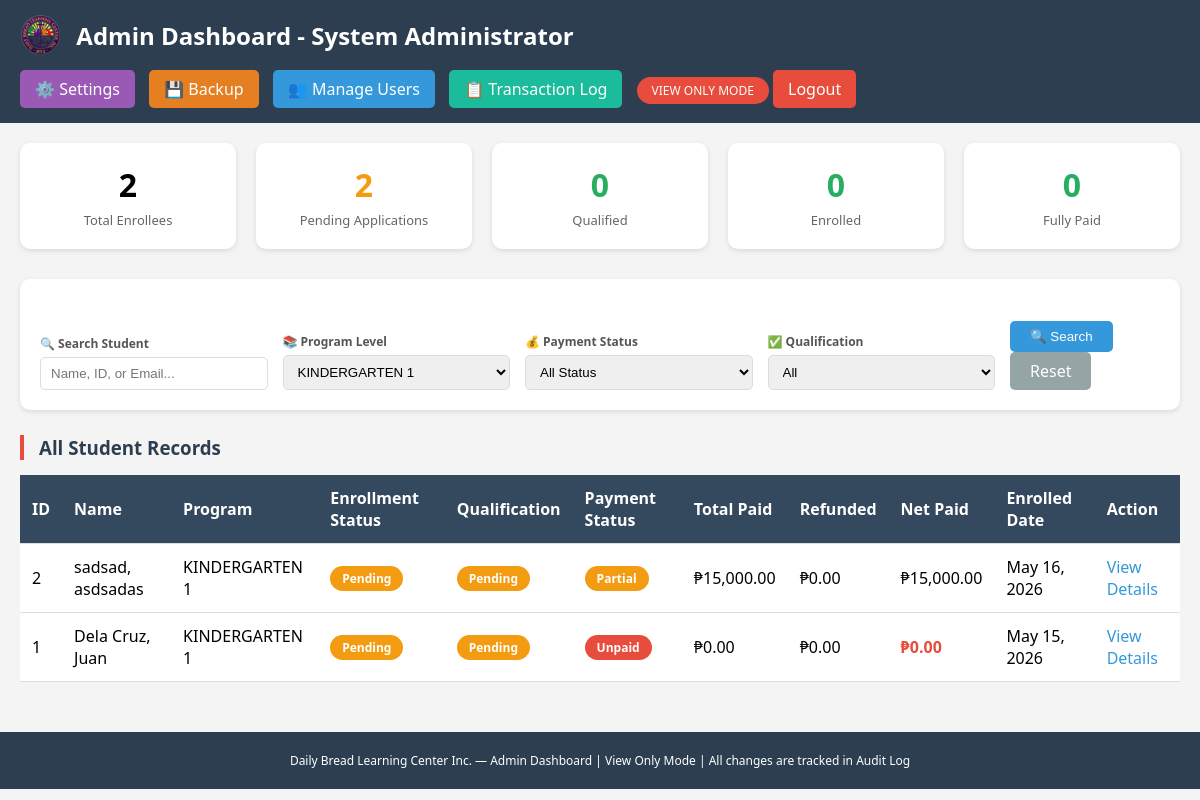
The page /admin_dashboard.php?program_filter=KINDERGARTEN 1 (signed in) on the database its author committed.
### tables this page shows
CREATE TABLE `enrollees` (
  `enrollee_id` int(11) NOT NULL AUTO_INCREMENT,
  `student_type` varchar(20) NOT NULL,
  `program_level` varchar(20) NOT NULL,
  `payment_plan` varchar(50) NOT NULL,
  `payment_amount` decimal(10,2) NOT NULL,
  `last_name` varchar(50) NOT NULL,
  `first_name` varchar(50) NOT NULL,
  `middle_name` varchar(50) DEFAULT NULL,
  `nickname` varchar(50) DEFAULT NULL,
  `birth_date` date NOT NULL,
  `place_of_birth` varchar(100) DEFAULT NULL,
  `address` varchar(255) NOT NULL,
  `email` varchar(100) DEFAULT NULL,
  `password_hash` varchar(255) DEFAULT NULL,
  `created_at` timestamp NOT NULL DEFAULT current_timestamp(),
  `qualification_status` varchar(20) DEFAULT 'Pending',
  `payment_status` varchar(50) DEFAULT 'Unpaid',
  `requirements_status` varchar(20) DEFAULT 'Pending',
  `requirements_notes` text DEFAULT NULL,
  `birth_cert_received` tinyint(4) DEFAULT 0,
  `id_picture_received` tinyint(4) DEFAULT 0,
  `report_card_received` tinyint(4) DEFAULT 0,
  `immunization_record_received` tinyint(4) DEFAULT 0,
  `medical_cert_received` tinyint(4) DEFAULT 0,
  `proof_certification_received` tinyint(4) DEFAULT 0,
  `enrollment_status` varchar(20) DEFAULT 'Pending',
  `enrollment_status_date` date DEFAULT NULL,
  `enrollment_status_reason` text DEFAULT NULL,
  `is_archived` tinyint(4) DEFAULT 0,
  `archived_date` date DEFAULT NULL,
  `archive_reason` varchar(100) DEFAULT NULL,
  PRIMARY KEY (`enrollee_id`)
);

### admin_dashboard.php (the view, shortened to what this page needs)
<?php
require_once 'db_connection.php';
$search = isset($_GET['search']) ? $_GET['search'] : '';
$program_filter = isset($_GET['program_filter']) ? $_GET['program_filter'] : '';
$sql = "SELECT e.*,
        COALESCE(SUM(CASE WHEN pt.payment_type = 'Payment' THEN pt.payment_amount ELSE 0 END), 0) as total_paid,
        COALESCE(SUM(CASE WHEN pt.payment_type = 'Refund' THEN pt.refund_amount ELSE 0 END), 0) as total_refunded
        FROM enrollees e
        LEFT JOIN payment_transactions pt ON e.enrollee_id = pt.enrollee_id
        WHERE 1=1";
if(!empty($program_filter)) {
    $sql .= " AND e.program_level = '$program_filter'";
}
$sql .= " GROUP BY e.enrollee_id ORDER BY e.enrollee_id DESC";
$stmt = $pdo->query($sql);
$enrollees = $stmt->fetchAll(PDO::FETCH_ASSOC);
$total = $pdo->query("SELECT COUNT(*) FROM enrollees WHERE is_archived = 0 OR is_archived IS NULL")->fetchColumn();
$pending_applications = $pdo->query("SELECT COUNT(*) FROM enrollees WHERE enrollment_status = 'Pending'")->fetchColumn();
$qualified = $pdo->query("SELECT COUNT(*) FROM enrollees WHERE qualification_status = 'Qualified'")->fetchColumn();
$enrolled = $pdo->query("SELECT COUNT(*) FROM enrollees WHERE enrollment_status = 'Enrolled'")->fetchColumn();
$fully_paid = $pdo->query("SELECT COUNT(*) FROM enrollees WHERE payment_status = 'Fully Paid'")->fetchColumn();
?>
<!DOCTYPE html>
<html lang="en">
<head>
</head>
<body>
<div class="header">
    <div class="header-left">
        <img src="images/logo.png" alt="Logo">
        <h2>Admin Dashboard - <?php echo $_SESSION['full_name']; ?></h2>
    </div>
    <div>
        <a href="system_settings.php" style="background: #9b59b6; color: white; padding: 8px 15px; text-decoration: none; border-radius: 5px; margin-right: 10px; display: inline-block;">⚙️ Settings</a>
        <a href="backup_restore.php" style="background: #e67e22; color: white; padding: 8px 15px; text-decoration: none; border-radius: 5px; margin-right: 10px; display: inline-block;">💾 Backup</a>
        <a href="manage_users.php" style="background: #3498db; color: white; padding: 8px 15px; text-decoration: none; border-radius: 5px; margin-right: 10px; display: inline-block;">👥 Manage Users</a>
        <a href="transaction_log.php" style="background: #1abc9c; color: white; padding: 8px 15px; text-decoration: none; border-radius: 5px; margin-right: 10px; display: inline-block;">📋 Transaction Log</a>
        <span class="view-only-badge">VIEW ONLY MODE</span>
        <a href="logout.php" class="logout-btn">Logout</a>
    </div>
</div>
<div class="container">
    <div class="stats">
        <div class="stat-card"><div class="stat-number"><?php echo $total; ?></div><div class="stat-label">Total Enrollees</div></div>
        <div class="stat-card"><div class="stat-number" style="color:#f39c12;"><?php echo $pending_applications; ?></div><div class="stat-label">Pending Applications</div></div>
        <div class="stat-card"><div class="stat-number" style="color:#27ae60;"><?php echo $qualified; ?></div><div class="stat-label">Qualified</div></div>
        <div class="stat-card"><div class="stat-number" style="color:#27ae60;"><?php echo $enrolled; ?></div><div class="stat-label">Enrolled</div></div>
        <div class="stat-card"><div class="stat-number" style="color:#27ae60;"><?php echo $fully_paid; ?></div><div class="stat-label">Fully Paid</div></div>
    </div>
    <div class="search-section">
        <form method="GET" class="filter-form">
            <div class="filter-group">
                <label>🔍 Search Student</label>
                <input type="text" name="search" id="searchInput" placeholder="Name, ID, or Email..." value="<?php echo htmlspecialchars($search); ?>">
            </div>
            <div class="filter-group">
                <label>📚 Program Level</label>
                <select name="program_filter">
                    <option value="KINDERGARTEN 1" <?php echo $program_filter == 'KINDERGARTEN 1' ? 'selected' : ''; ?>>KINDERGARTEN 1</option>
                </select>
            </div>
            <div class="filter-group">
                <label>💰 Payment Status</label>
                <select name="payment_filter">
                    <option value="">All Status</option>
                </select>
            </div>
            <div class="filter-group">
                <label>✅ Qualification</label>
                <select name="qualification_filter">
                    <option value="">All</option>
                </select>
            </div>
            <div class="filter-group" style="flex: 0.5;">
                <label>&nbsp;</label>
                <button type="submit" class="btn-search">🔍 Search</button>
                <a href="admin_dashboard.php" class="btn-reset">Reset</a>
            </div>
        </form>
    </div>
    <h3 class="section-title">All Student Records</h3>
    <div style="overflow-x: auto;">
        <table class="student-table">
            <thead>
                <tr>
                    <th>ID</th>
                    <th>Name</th>
                    <th>Program</th>
                    <th>Enrollment Status</th>
                    <th>Qualification</th>
                    <th>Payment Status</th>
                    <th>Total Paid</th>
                    <th>Refunded</th>
                    <th>Net Paid</th>
                    <th>Enrolled Date</th>
                    <th>Action</th>
                </tr>
            </thead>
            <tbody>
                <?php foreach($enrollees as $e):
                    $net_paid = $e['total_paid'] - $e['total_refunded'];
                    $net_paid_class = $net_paid <= 0 ? 'net-paid-zero' : ($net_paid >= $e['payment_amount'] ? 'net-paid-positive' : '');
                ?>
                <tr>
                    <td><?php echo $e['enrollee_id']; ?></td>
                    <td><?php echo htmlspecialchars($e['last_name'] . ', ' . $e['first_name']); ?></td>
                    <td><?php echo $e['program_level']; ?></td>
                    <td><span class="badge <?php echo $e['enrollment_status'] == 'Enrolled' ? 'enrolled' : 'pending-enrollment'; ?>"><?php echo $e['enrollment_status']; ?></span></td>
                    <td><span class="badge <?php echo strtolower(str_replace(' ', '', $e['qualification_status'])); ?>"><?php echo $e['qualification_status']; ?></span></td>
                    <td><span class="badge <?php echo strtolower(str_replace(' ', '-', $e['payment_status'])); ?>"><?php echo $e['payment_status']; ?></span></td>
                    <td>₱<?php echo number_format($e['total_paid'], 2); ?></td>
                    <td>₱<?php echo number_format($e['total_refunded'], 2); ?></td>
                    <td class="<?php echo $net_paid_class; ?>">₱<?php echo number_format($net_paid, 2); ?></td>
                    <td><?php echo date('M d, Y', strtotime($e['created_at'])); ?></td>
                    <td><a href="view_student.php?id=<?php echo $e['enrollee_id']; ?>" class="view-link">View Details</a></td>
                </tr>
                <?php endforeach; ?>
            </tbody>
        </table>
    </div>
</div>
<div class="footer">
    <p>Daily Bread Learning Center Inc. — Admin Dashboard | View Only Mode | All changes are tracked in Audit Log</p>
</div>
</body>
</html>

### admin_dashboard.php (style rules this page uses)
* { margin: 0; padding: 0; box-sizing: border-box; }
body { font-family: 'Segoe UI', sans-serif; background: #f4f4f4; }
.header { background: #2c3e50; color: white; padding: 15px 20px; display: flex; justify-content: space-between; align-items: center; flex-wrap: wrap; gap: 15px; }
.header-left { display: flex; align-items: center; gap: 15px; }
.header-left img { height: 40px; }
.logout-btn { background: #e74c3c; color: white; padding: 8px 15px; text-decoration: none; border-radius: 5px; }
.view-only-badge { background: #e74c3c; color: white; padding: 5px 15px; border-radius: 20px; font-size: 12px; }
.container { padding: 20px; max-width: 1400px; margin: auto; }
.stats { display: flex; gap: 20px; margin-bottom: 30px; flex-wrap: wrap; }
.stat-card { background: white; padding: 20px; border-radius: 10px; flex: 1; text-align: center; box-shadow: 0 2px 5px rgba(0,0,0,0.1); min-width: 140px; }
.stat-number { font-size: 32px; font-weight: bold; }
.stat-label { color: #666; margin-top: 5px; font-size: 13px; }
.search-section { background: white; padding: 20px; border-radius: 10px; margin-bottom: 20px; box-shadow: 0 2px 5px rgba(0,0,0,0.1); }
.filter-form { display: flex; gap: 15px; flex-wrap: wrap; align-items: flex-end; }
.filter-group { flex: 1; min-width: 150px; }
.filter-group label { display: block; margin-bottom: 5px; font-weight: 600; color: #555; font-size: 12px; }
.filter-group input, .filter-group select { width: 100%; padding: 8px 10px; border: 1px solid #ddd; border-radius: 5px; }
.btn-search { background: #3498db; color: white; border: none; padding: 8px 20px; border-radius: 5px; cursor: pointer; }
.btn-reset { background: #95a5a6; color: white; padding: 8px 20px; text-decoration: none; border-radius: 5px; display: inline-block; }
.section-title { margin: 25px 0 15px; color: #2c3e50; border-left: 4px solid #e74c3c; padding-left: 15px; }
.student-table { width: 100%; background: white; border-collapse: collapse; box-shadow: 0 2px 5px rgba(0,0,0,0.1); }
.student-table th, .student-table td { padding: 12px; text-align: left; border-bottom: 1px solid #ddd; }
.student-table th { background: #34495e; color: white; }
.badge { padding: 4px 12px; border-radius: 20px; font-size: 12px; font-weight: bold; display: inline-block; }
.pending { background: #f39c12; color: white; }
.partial { background: #f39c12; color: white; }
.unpaid { background: #e74c3c; color: white; }
.pending-enrollment { background: #f39c12; color: white; }
.view-link { color: #3498db; text-decoration: none; }
.footer { background: #2c3e50; color: white; text-align: center; padding: 20px; font-size: 12px; margin-top: 30px; }
.net-paid-zero { color: #e74c3c; font-weight: bold; }

### rows shown on the page
enrollees: enrollee_id "2", last_name+first_name "sadsad, asdsadas", program_level "KINDERGARTEN 1", enrollment_status "Pending", qualification_status "Pending", payment_status "Partial", total_paid "15,000.00", total_refunded "0.00", net_paid "15,000.00", created_at "May 16, 2026"
enrollees: enrollee_id "1", last_name+first_name "Dela Cruz, Juan", program_level "KINDERGARTEN 1", enrollment_status "Pending", qualification_status "Pending", payment_status "Unpaid", total_paid "0.00", total_refunded "0.00", net_paid "0.00", created_at "May 15, 2026"

### other values the page prints
$_SESSION['full_name'] "System Administrator"
$total "2"
$pending_applications "2"
$qualified "0"
$enrolled "0"
$fully_paid "0"
